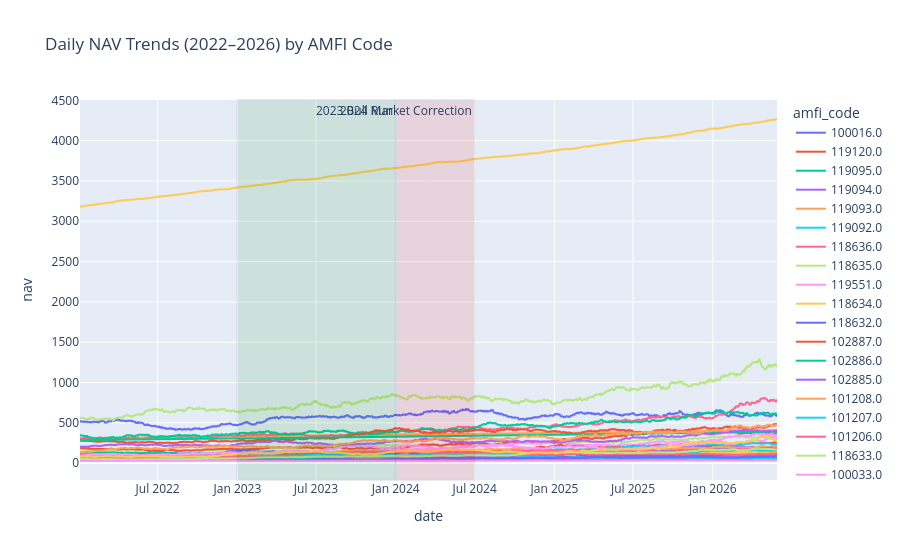

This figure's notebook cell:
### Code cell
# 1. Load directly from your processed data folder
nav_df = pd.read_csv("data/processed/cleaned_nav_history.csv") 

# 2. Ensure date column is formatted correctly for chronological plotting
nav_df['date'] = pd.to_datetime(nav_df['date'])

# 3. Sort by date to make sure the trend lines connect smoothly
nav_df = nav_df.sort_values('date')

# [Optional optimization] Filter down rows if your notebook runs slowly with huge datasets
# nav_df = nav_df.head(5000) 

# 4. Plot using Plotly - mapping exactly to your columns: date, nav, and amfi_code
fig = px.line(
    nav_df, 
    x='date', 
    y='nav', 
    color='amfi_code', 
    title="Daily NAV Trends (2022–2026) by AMFI Code"
)

# 5. Highlight macro-market phases using background vertical rectangles
fig.add_vrect(x0="2023-01-01", x1="2023-12-31", fillcolor="green", opacity=0.1, annotation_text="2023 Bull Run")
fig.add_vrect(x0="2024-01-01", x1="2024-06-30", fillcolor="red", opacity=0.1, annotation_text="2024 Market Correction")

# 6. Save static image asset and render interactively
fig.write_image("output_charts/01_nav_trend.png")
fig.show()

### Figure 1 — Plotly figure (JSON) as saved in the notebook; plotly's stock layout.template omitted (floating-point values rounded to 4 significant figures; data arrays with more than 128 entries replaced by an {"elided": "..."} marker saying what was removed)
{"data": [{"hovertemplate": "amfi_code=100016.0<br>date=%{x}<br>nav=%{y}<extra></extra>", "legendgroup": "100016.0", "line": {"color": "#636efa", "dash": "solid"}, "marker": {"symbol": "circle"}, "mode": "lines", "name": "100016.0", "showlegend": true, "type": "scattergl", "x": {"elided": "1608 str values"}, "xaxis": "x", "y": {"elided": "1608 float values"}, "yaxis": "y"}, {"hovertemplate": "amfi_code=119120.0<br>date=%{x}<br>nav=%{y}<extra></extra>", "legendgroup": "119120.0", "line": {"color": "#EF553B", "dash": "solid"}, "marker": {"symbol": "circle"}, "mode": "lines", "name": "119120.0", "showlegend": true, "type": "scattergl", "x": {"elided": "1608 str values"}, "xaxis": "x", "y": {"elided": "1608 float values"}, "yaxis": "y"}, {"hovertemplate": "amfi_code=119095.0<br>date=%{x}<br>nav=%{y}<extra></extra>", "legendgroup": "119095.0", "line": {"color": "#00cc96", "dash": "solid"}, "marker": {"symbol": "circle"}, "mode": "lines", "name": "119095.0", "showlegend": true, "type": "scattergl", "x": {"elided": "1608 str values"}, "xaxis": "x", "y": {"elided": "1608 float values"}, "yaxis": "y"}, {"hovertemplate": "amfi_code=119094.0<br>date=%{x}<br>nav=%{y}<extra></extra>", "legendgroup": "119094.0", "line": {"color": "#ab63fa", "dash": "solid"}, "marker": {"symbol": "circle"}, "mode": "lines", "name": "119094.0", "showlegend": true, "type": "scattergl", "x": {"elided": "1608 str values"}, "xaxis": "x", "y": {"elided": "1608 float values"}, "yaxis": "y"}, {"hovertemplate": "amfi_code=119093.0<br>date=%{x}<br>nav=%{y}<extra></extra>", "legendgroup": "119093.0", "line": {"color": "#FFA15A", "dash": "solid"}, "marker": {"symbol": "circle"}, "mode": "lines", "name": "119093.0", "showlegend": true, "type": "scattergl", "x": {"elided": "1608 str values"}, "xaxis": "x", "y": {"elided": "1608 float values"}, "yaxis": "y"}, {"hovertemplate": "amfi_code=119092.0<br>date=%{x}<br>nav=%{y}<extra></extra>", "legendgroup": "119092.0", "line": {"color": "#19d3f3", "dash": "solid"}, "marker": {"symbol": "circle"}, "mode": "lines", "name": "119092.0", "showlegend": true, "type": "scattergl", "x": {"elided": "1608 str values"}, "xaxis": "x", "y": {"elided": "1608 float values"}, "yaxis": "y"}, {"hovertemplate": "amfi_code=118636.0<br>date=%{x}<br>nav=%{y}<extra></extra>", "legendgroup": "118636.0", "line": {"color": "#FF6692", "dash": "solid"}, "marker": {"symbol": "circle"}, "mode": "lines", "name": "118636.0", "showlegend": true, "type": "scattergl", "x": {"elided": "1608 str values"}, "xaxis": "x", "y": {"elided": "1608 float values"}, "yaxis": "y"}, {"hovertemplate": "amfi_code=118635.0<br>date=%{x}<br>nav=%{y}<extra></extra>", "legendgroup": "118635.0", "line": {"color": "#B6E880", "dash": "solid"}, "marker": {"symbol": "circle"}, "mode": "lines", "name": "118635.0", "showlegend": true, "type": "scattergl", "x": {"elided": "1608 str values"}, "xaxis": "x", "y": {"elided": "1608 float values"}, "yaxis": "y"}, {"hovertemplate": "amfi_code=119551.0<br>date=%{x}<br>nav=%{y}<extra></extra>", "legendgroup": "119551.0", "line": {"color": "#FF97FF", "dash": "solid"}, "marker": {"symbol": "circle"}, "mode": "lines", "name": "119551.0", "showlegend": true, "type": "scattergl", "x": {"elided": "1608 str values"}, "xaxis": "x", "y": {"elided": "1608 float values"}, "yaxis": "y"}, {"hovertemplate": "amfi_code=118634.0<br>date=%{x}<br>nav=%{y}<extra></extra>", "legendgroup": "118634.0", "line": {"color": "#FECB52", "dash": "solid"}, "marker": {"symbol": "circle"}, "mode": "lines", "name": "118634.0", "showlegend": true, "type": "scattergl", "x": {"elided": "1608 str values"}, "xaxis": "x", "y": {"elided": "1608 float values"}, "yaxis": "y"}, {"hovertemplate": "amfi_code=118632.0<br>date=%{x}<br>nav=%{y}<extra></extra>", "legendgroup": "118632.0", "line": {"color": "#636efa", "dash": "solid"}, "marker": {"symbol": "circle"}, "mode": "lines", "name": "118632.0", "showlegend": true, "type": "scattergl", "x": {"elided": "1608 str values"}, "xaxis": "x", "y": {"elided": "1608 float values"}, "yaxis": "y"}, {"hovertemplate": "amfi_code=102887.0<br>date=%{x}<br>nav=%{y}<extra></extra>", "legendgroup": "102887.0", "line": {"color": "#EF553B", "dash": "solid"}, "marker": {"symbol": "circle"}, "mode": "lines", "name": "102887.0", "showlegend": true, "type": "scattergl", "x": {"elided": "1608 str values"}, "xaxis": "x", "y": {"elided": "1608 float values"}, "yaxis": "y"}, {"hovertemplate": "amfi_code=102886.0<br>date=%{x}<br>nav=%{y}<extra></extra>", "legendgroup": "102886.0", "line": {"color": "#00cc96", "dash": "solid"}, "marker": {"symbol": "circle"}, "mode": "lines", "name": "102886.0", "showlegend": true, "type": "scattergl", "x": {"elided": "1608 str values"}, "xaxis": "x", "y": {"elided": "1608 float values"}, "yaxis": "y"}, {"hovertemplate": "amfi_code=102885.0<br>date=%{x}<br>nav=%{y}<extra></extra>", "legendgroup": "102885.0", "line": {"color": "#ab63fa", "dash": "solid"}, "marker": {"symbol": "circle"}, "mode": "lines", "name": "102885.0", "showlegend": true, "type": "scattergl", "x": {"elided": "1608 str values"}, "xaxis": "x", "y": {"elided": "1608 float values"}, "yaxis": "y"}, {"hovertemplate": "amfi_code=101208.0<br>date=%{x}<br>nav=%{y}<extra></extra>", "legendgroup": "101208.0", "line": {"color": "#FFA15A", "dash": "solid"}, "marker": {"symbol": "circle"}, "mode": "lines", "name": "101208.0", "showlegend": true, "type": "scattergl", "x": {"elided": "1608 str values"}, "xaxis": "x", "y": {"elided": "1608 float values"}, "yaxis": "y"}, {"hovertemplate": "amfi_code=101207.0<br>date=%{x}<br>nav=%{y}<extra></extra>", "legendgroup": "101207.0", "line": {"color": "#19d3f3", "dash": "solid"}, "marker": {"symbol": "circle"}, "mode": "lines", "name": "101207.0", "showlegend": true, "type": "scattergl", "x": {"elided": "1608 str values"}, "xaxis": "x", "y": {"elided": "1608 float values"}, "yaxis": "y"}, {"hovertemplate": "amfi_code=101206.0<br>date=%{x}<br>nav=%{y}<extra></extra>", "legendgroup": "101206.0", "line": {"color": "#FF6692", "dash": "solid"}, "marker": {"symbol": "circle"}, "mode": "lines", "name": "101206.0", "showlegend": true, "type": "scattergl", "x": {"elided": "1608 str values"}, "xaxis": "x", "y": {"elided": "1608 float values"}, "yaxis": "y"}, {"hovertemplate": "amfi_code=118633.0<br>date=%{x}<br>nav=%{y}<extra></extra>", "legendgroup": "118633.0", "line": {"color": "#B6E880", "dash": "solid"}, "marker": {"symbol": "circle"}, "mode": "lines", "name": "118633.0", "showlegend": true, "type": "scattergl", "x": {"elided": "1608 str values"}, "xaxis": "x", "y": {"elided": "1608 float values"}, "yaxis": "y"}, {"hovertemplate": "amfi_code=100033.0<br>date=%{x}<br>nav=%{y}<extra></extra>", "legendgroup": "100033.0", "line": {"color": "#FF97FF", "dash": "solid"}, "marker": {"symbol": "circle"}, "mode": "lines", "name": "100033.0", "showlegend": true, "type": "scattergl", "x": {"elided": "1608 str values"}, "xaxis": "x", "y": {"elided": "1608 float values"}, "yaxis": "y"}, {"hovertemplate": "amfi_code=119552.0<br>date=%{x}<br>nav=%{y}<extra></extra>", "legendgroup": "119552.0", "line": {"color": "#FECB52", "dash": "solid"}, "marker": {"symbol": "circle"}, "mode": "lines", "name": "119552.0", "showlegend": true, "type": "scattergl", "x": {"elided": "1608 str values"}, "xaxis": "x", "y": {"elided": "1608 float values"}, "yaxis": "y"}, {"hovertemplate": "amfi_code=119599.0<br>date=%{x}<br>nav=%{y}<extra></extra>", "legendgroup": "119599.0", "line": {"color": "#636efa", "dash": "solid"}, "marker": {"symbol": "circle"}, "mode": "lines", "name": "119599.0", "showlegend": true, "type": "scattergl", "x": {"elided": "1608 str values"}, "xaxis": "x", "y": {"elided": "1608 float values"}, "yaxis": "y"}, {"hovertemplate": "amfi_code=149323.0<br>date=%{x}<br>nav=%{y}<extra></extra>", "legendgroup": "149323.0", "line": {"color": "#EF553B", "dash": "solid"}, "marker": {"symbol": "circle"}, "mode": "lines", "name": "149323.0", "showlegend": true, "type": "scattergl", "x": {"elided": "1608 str values"}, "xaxis": "x", "y": {"elided": "1608 float values"}, "yaxis": "y"}, {"hovertemplate": "amfi_code=149322.0<br>date=%{x}<br>nav=%{y}<extra></extra>", "legendgroup": "149322.0", "line": {"color": "#00cc96", "dash": "solid"}, "marker": {"symbol": "circle"}, "mode": "lines", "name": "149322.0", "showlegend": true, "type": "scattergl", "x": {"elided": "1608 str values"}, "xaxis": "x", "y": {"elided": "1608 float values"}, "yaxis": "y"}, {"hovertemplate": "amfi_code=148569.0<br>date=%{x}<br>nav=%{y}<extra></extra>", "legendgroup": "148569.0", "line": {"color": "#ab63fa", "dash": "solid"}, "marker": {"symbol": "circle"}, "mode": "lines", "name": "148569.0", "showlegend": true, "type": "scattergl", "x": {"elided": "1608 str values"}, "xaxis": "x", "y": {"elided": "1608 float values"}, "yaxis": "y"}, {"hovertemplate": "amfi_code=148568.0<br>date=%{x}<br>nav=%{y}<extra></extra>", "legendgroup": "148568.0", "line": {"color": "#FFA15A", "dash": "solid"}, "marker": {"symbol": "circle"}, "mode": "lines", "name": "148568.0", "showlegend": true, "type": "scattergl", "x": {"elided": "1608 str values"}, "xaxis": "x", "y": {"elided": "1608 float values"}, "yaxis": "y"}, {"hovertemplate": "amfi_code=148567.0<br>date=%{x}<br>nav=%{y}<extra></extra>", "legendgroup": "148567.0", "line": {"color": "#19d3f3", "dash": "solid"}, "marker": {"symbol": "circle"}, "mode": "lines", "name": "148567.0", "showlegend": true, "type": "scattergl", "x": {"elided": "1608 str values"}, "xaxis": "x", "y": {"elided": "1608 float values"}, "yaxis": "y"}, {"hovertemplate": "amfi_code=125498.0<br>date=%{x}<br>nav=%{y}<extra></extra>", "legendgroup": "125498.0", "line": {"color": "#FF6692", "dash": "solid"}, "marker": {"symbol": "circle"}, "mode": "lines", "name": "125498.0", "showlegend": true, "type": "scattergl", "x": {"elided": "1608 str values"}, "xaxis": "x", "y": {"elided": "1608 float values"}, "yaxis": "y"}, {"hovertemplate": "amfi_code=125497.0<br>date=%{x}<br>nav=%{y}<extra></extra>", "legendgroup": "125497.0", "line": {"color": "#B6E880", "dash": "solid"}, "marker": {"symbol": "circle"}, "mode": "lines", "name": "125497.0", "showlegend": true, "type": "scattergl", "x": {"elided": "1608 str values"}, "xaxis": "x", "y": {"elided": "1608 float values"}, "yaxis": "y"}, {"hovertemplate": "amfi_code=119598.0<br>date=%{x}<br>nav=%{y}<extra></extra>", "legendgroup": "119598.0", "line": {"color": "#FF97FF", "dash": "solid"}, "marker": {"symbol": "circle"}, "mode": "lines", "name": "119598.0", "showlegend": true, "type": "scattergl", "x": {"elided": "1608 str values"}, "xaxis": "x", "y": {"elided": "1608 float values"}, "yaxis": "y"}, {"hovertemplate": "amfi_code=120844.0<br>date=%{x}<br>nav=%{y}<extra></extra>", "legendgroup": "120844.0", "line": {"color": "#FECB52", "dash": "solid"}, "marker": {"symbol": "circle"}, "mode": "lines", "name": "120844.0", "showlegend": true, "type": "scattergl", "x": {"elided": "1608 str values"}, "xaxis": "x", "y": {"elided": "1608 float values"}, "yaxis": "y"}, {"hovertemplate": "amfi_code=120842.0<br>date=%{x}<br>nav=%{y}<extra></extra>", "legendgroup": "120842.0", "line": {"color": "#636efa", "dash": "solid"}, "marker": {"symbol": "circle"}, "mode": "lines", "name": "120842.0", "showlegend": true, "type": "scattergl", "x": {"elided": "1608 str values"}, "xaxis": "x", "y": {"elided": "1608 float values"}, "yaxis": "y"}, {"hovertemplate": "amfi_code=120841.0<br>date=%{x}<br>nav=%{y}<extra></extra>", "legendgroup": "120841.0", "line": {"color": "#EF553B", "dash": "solid"}, "marker": {"symbol": "circle"}, "mode": "lines", "name": "120841.0", "showlegend": true, "type": "scattergl", "x": {"elided": "1608 str values"}, "xaxis": "x", "y": {"elided": "1608 float values"}, "yaxis": "y"}, {"hovertemplate": "amfi_code=120507.0<br>date=%{x}<br>nav=%{y}<extra></extra>", "legendgroup": "120507.0", "line": {"color": "#00cc96", "dash": "solid"}, "marker": {"symbol": "circle"}, "mode": "lines", "name": "120507.0", "showlegend": true, "type": "scattergl", "x": {"elided": "1608 str values"}, "xaxis": "x", "y": {"elided": "1608 float values"}, "yaxis": "y"}, {"hovertemplate": "amfi_code=120506.0<br>date=%{x}<br>nav=%{y}<extra></extra>", "legendgroup": "120506.0", "line": {"color": "#ab63fa", "dash": "solid"}, "marker": {"symbol": "circle"}, "mode": "lines", "name": "120506.0", "showlegend": true, "type": "scattergl", "x": {"elided": "1608 str values"}, "xaxis": "x", "y": {"elided": "1608 float values"}, "yaxis": "y"}, {"hovertemplate": "amfi_code=120505.0<br>date=%{x}<br>nav=%{y}<extra></extra>", "legendgroup": "120505.0", "line": {"color": "#FFA15A", "dash": "solid"}, "marker": {"symbol": "circle"}, "mode": "lines", "name": "120505.0", "showlegend": true, "type": "scattergl", "x": {"elided": "1608 str values"}, "xaxis": "x", "y": {"elided": "1608 float values"}, "yaxis": "y"}, {"hovertemplate": "amfi_code=120504.0<br>date=%{x}<br>nav=%{y}<extra></extra>", "legendgroup": "120504.0", "line": {"color": "#19d3f3", "dash": "solid"}, "marker": {"symbol": "circle"}, "mode": "lines", "name": "120504.0", "showlegend": true, "type": "scattergl", "x": {"elided": "1608 str values"}, "xaxis": "x", "y": {"elided": "1608 float values"}, "yaxis": "y"}, {"hovertemplate": "amfi_code=120503.0<br>date=%{x}<br>nav=%{y}<extra></extra>", "legendgroup": "120503.0", "line": {"color": "#FF6692", "dash": "solid"}, "marker": {"symbol": "circle"}, "mode": "lines", "name": "120503.0", "showlegend": true, "type": "scattergl", "x": {"elided": "1608 str values"}, "xaxis": "x", "y": {"elided": "1608 float values"}, "yaxis": "y"}, {"hovertemplate": "amfi_code=120843.0<br>date=%{x}<br>nav=%{y}<extra></extra>", "legendgroup": "120843.0", "line": {"color": "#B6E880", "dash": "solid"}, "marker": {"symbol": "circle"}, "mode": "lines", "name": "120843.0", "showlegend": true, "type": "scattergl", "x": {"elided": "1608 str values"}, "xaxis": "x", "y": {"elided": "1608 float values"}, "yaxis": "y"}, {"hovertemplate": "amfi_code=100025.0<br>date=%{x}<br>nav=%{y}<extra></extra>", "legendgroup": "100025.0", "line": {"color": "#FF97FF", "dash": "solid"}, "marker": {"symbol": "circle"}, "mode": "lines", "name": "100025.0", "showlegend": true, "type": "scattergl", "x": {"elided": "1608 str values"}, "xaxis": "x", "y": {"elided": "1608 float values"}, "yaxis": "y"}, {"hovertemplate": "amfi_code=149324.0<br>date=%{x}<br>nav=%{y}<extra></extra>", "legendgroup": "149324.0", "line": {"color": "#FECB52", "dash": "solid"}, "marker": {"symbol": "circle"}, "mode": "lines", "name": "149324.0", "showlegend": true, "type": "scattergl", "x": {"elided": "1608 str values"}, "xaxis": "x", "y": {"elided": "1608 float values"}, "yaxis": "y"}], "layout": {"annotations": [{"showarrow": false, "text": "2023 Bull Run", "x": "2023-12-31", "xanchor": "right", "xref": "x", "y": 1, "yanchor": "top", "yref": "y domain"}, {"showarrow": false, "text": "2024 Market Correction", "x": "2024-06-30", "xanchor": "right", "xref": "x", "y": 1, "yanchor": "top", "yref": "y domain"}], "legend": {"title": {"text": "amfi_code"}, "tracegroupgap": 0}, "shapes": [{"fillcolor": "green", "opacity": 0.1, "type": "rect", "x0": "2023-01-01", "x1": "2023-12-31", "xref": "x", "y0": 0, "y1": 1, "yref": "y domain"}, {"fillcolor": "red", "opacity": 0.1, "type": "rect", "x0": "2024-01-01", "x1": "2024-06-30", "xref": "x", "y0": 0, "y1": 1, "yref": "y domain"}], "title": {"text": "Daily NAV Trends (2022–2026) by AMFI Code"}, "xaxis": {"anchor": "y", "domain": [0, 1], "title": {"text": "date"}}, "yaxis": {"anchor": "x", "domain": [0, 1], "title": {"text": "nav"}}}}
